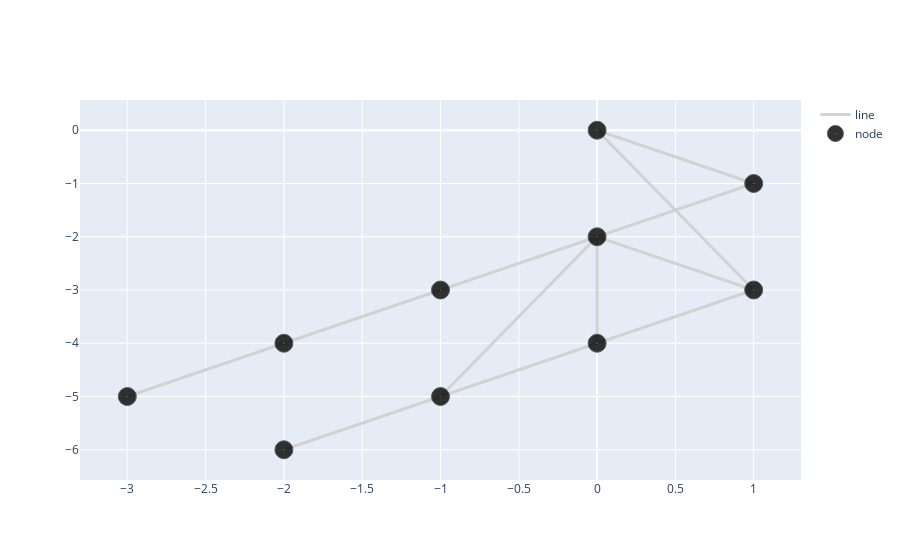

Notebook code for this chart:
### Code cell
import plotly.graph_objects as go

fig = go.Figure()
fig.add_trace(go.Scatter(
                   x=Xe,
                   y=Ye,
                   mode='lines',
                   name='line',
                   line=dict(color='rgb(210,210,210)', width=3),
                   hoverinfo='none'
                   ))

fig.add_trace(go.Scatter(
                  x=df['x'],
                  y=df['y'],
                  mode='markers',
                  name='node',
                  text=df['text'],
                  marker=dict(symbol='circle-dot',
                                size=18,
                                color='black',    #'#DB4551',
                                line=dict(color='rgb(50,50,50)', width=1)
                                ),
                  hovertemplate='%{text}',
                  opacity=0.8
                  ))

### Figure 1 — Plotly figure (JSON) as saved in the notebook; plotly's stock layout.template omitted (floating-point values rounded to 4 significant figures)
{"data": [{"hoverinfo": "none", "line": {"color": "rgb(210,210,210)", "width": 3}, "mode": "lines", "name": "line", "type": "scatter", "x": [-2, -3, -1, -2, 0, -1, 1, 0, -1, -2, 0, -1, 1, 0, 0, 1, 0, 1], "y": [-4, -5, -3, -4, -2, -3, -1, -2, -5, -6, -4, -5, -3, -4, -2, -3, 0, -1]}, {"hovertemplate": "%{text}", "marker": {"color": "black", "line": {"color": "rgb(50,50,50)", "width": 1}, "size": 18, "symbol": "circle-dot"}, "mode": "markers", "name": "node", "opacity": 0.8, "text": ["ID : 1<br>year : 1958<br>song : Poor Little Fool<br>artist : Ricky Nelson<br>rank : 1<br>", "ID : 4<br>year : 1958<br>song : Willie And The Hand Jive<br>artist : The Johnny Otis Show<br>rank : 9<br>", "ID : 5<br>year : 1958<br>song : Yakety Yak<br>artist : The Coasters<br>rank : 7<br>", "ID : 6<br>year : 1958<br>song : When<br>artist : Kalin Twins<br>rank : 5<br>", "ID : 7<br>year : 1958<br>song : Splish Splash<br>artist : Bobby Darin<br>rank : 3<br>", "ID : 12<br>year : 1958<br>song : Fever<br>artist : Peggy Lee<br>rank : 10<br>", "ID : 13<br>year : 1958<br>song : My True Love<br>artist : Jack Scott<br>rank : 8<br>", "ID : 14<br>year : 1958<br>song : Rebel-'rouser<br>artist : Duane Eddy His Twangy Guitar And The Rebels<br>rank : 6<br>", "ID : 15<br>year : 1958<br>song : Hard Headed Woman<br>artist : Elvis Presley With The Jordanaires<br>rank : 4<br>", "ID : 16<br>year : 1958<br>song : Patricia<br>artist : Perez Prado And His Orchestra<br>rank : 2<br>"], "type": "scatter", "x": [0, -3, -2, -1, 0, -2, -1, 0, 1, 1], "y": [0, -5, -4, -3, -2, -6, -5, -4, -3, -1]}], "layout": {}}
